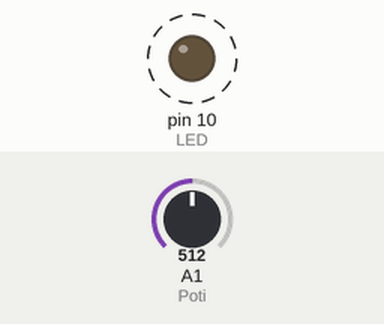
This sketch was run on a simulated Arduino Uno, built with avr-gcc and run on an emulated ATmega328P. On the bench: output pins drawn as LEDs (lit = HIGH). Dashed ring = blinking. The test bench sets the inputs (shaded band); at power-on: A1 (Poti) = 512.

Above: at 1.8 s.
1.9 s: A1 (Poti) set to 0
At 3.3 s:
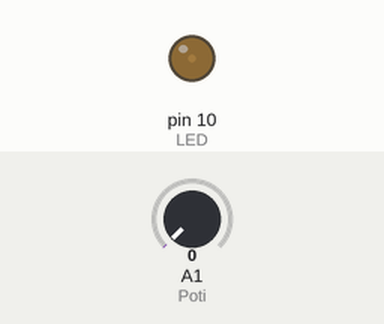
3.6 s: A1 (Poti) set to 122
At 3.9 s:
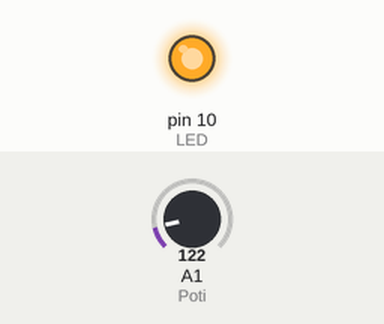
Timing chart, 0 to 13.1 s (numbered marks = the images above; inputs shaded):
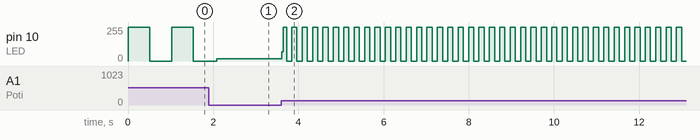

Measured:
- after the input at 3.6 s, pin 10 (LED): 18/255 → 70/255 at once, then moves between 0/255 and 255/255, repeating every 0.24 s
- by itself, pin 10 (LED): alternates 255/255 for 0.51 s and 0/255 for 0.51 s

The sketch:

Nummer10_POTI.ino
```cpp
/*
Widerstände (Poti)
Dominic Brauer + Philipp Klimaschewski
Release: 20.09.2021
*/

//Deklarationsbereich

int Poti = 1;
int Frequenz;
int Zeit = 200;
int LED = 10;

//Voreinstellungsbereich

void setup()
{
  pinMode(LED,OUTPUT);
  Serial.begin(9600);
}

void loop()
{
  Frequenz = analogRead(Poti);
  digitalWrite(LED,HIGH);
  delay(Frequenz);
  digitalWrite(LED,LOW);
  delay(Frequenz);
}
```
